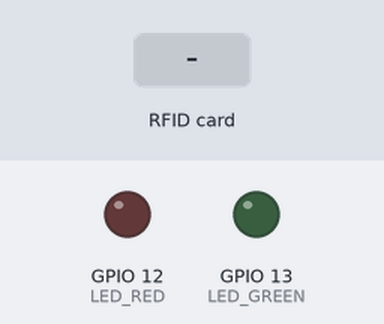
The sketch below on a simulated ESP32. Shown: output pins drawn as LEDs (lit = HIGH). Inputs (shaded band) come from the test bench. What the sketch prints to the serial monitor is not drawn.

Above: at 1.2 s.
1.3 s: RFID card 5E 7A 19 C4 held to the reader
At 1.41 s:
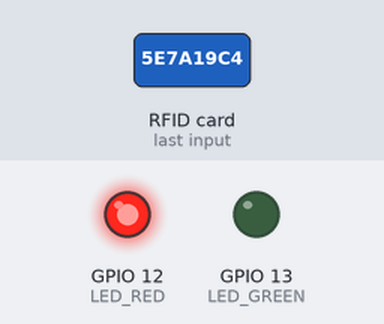
Timing chart, 0 to 4.3 s (numbered marks = the images above; inputs shaded):
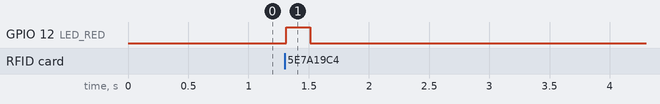

Measured:
- after the input at 1.3 s, GPIO 12 (LED_RED): LOW → HIGH at once, → LOW 0.20 s later

The sketch:

rfid_r0.ino
```cpp
// (licence header left out)
// ----------------------------------------------------------------------------------------------------------

#include <SPI.h>
#include <MFRC522.h>

// ----------------------------------------------------------------------------------------------------------
// VETOR PRIMITIVO
// ----------------------------------------------------------------------------------------------------------

#define MAX_CARDS_NUM   6 // sao apenas 6 cartoes (C nao tem vetor, pro vetor crescer precisaria de malloc)
#define SENTINEL_VALUE 0U // acho que nenhum cartao tem UID == 0
#define INVALID_INDEX  -1 // sinaliza falha nos procedimentos de manipulacao do array (error handling)
#define FOR_EACH_CARD(i) for(int i = 0; i < MAX_CARDS_NUM; i++) // syntax sugar pra mim, mesmo

int cards_push(unsigned int* arr, unsigned int elem)
{
  FOR_EACH_CARD(i)
  {
    if (arr[i] == SENTINEL_VALUE)
    {
      arr[i] = elem;
      return i;
    }

    if (arr[i] == elem)
    {
      return i;
    }
  }

  return INVALID_INDEX;
}

int cards_search(unsigned int* arr, unsigned int elem)
{
  FOR_EACH_CARD(i)
  {
    if (arr[i] == elem)
    {
      return i;
    }
  }

  return INVALID_INDEX;
}

int cards_detach(unsigned int* arr, unsigned int elem)
{
  const int foundId = cards_search(arr, elem);
  if (foundId == INVALID_INDEX)
  {
    return INVALID_INDEX;
  }

  const int lastId = MAX_CARDS_NUM - 1;
  if (foundId == lastId)
  {
    arr[foundId] = SENTINEL_VALUE;
    return foundId;
  }

  for (int i = foundId; i < MAX_CARDS_NUM - 1; i++)
  {
    const unsigned int next = arr[i + 1];
    const bool hasNext = next != 0;
    if (!hasNext)
    {
      return foundId;
    }

    arr[i] = next;
    arr[i + 1] = SENTINEL_VALUE;
  }

  return INVALID_INDEX;
}

void cards_initialize(unsigned int* arr)
{
  FOR_EACH_CARD(i) arr[i] = SENTINEL_VALUE;
}

// ----------------------------------------------------------------------------------------------------------
// RFID
// ----------------------------------------------------------------------------------------------------------

enum RFID_PINS
{
  RST_PIN = 22,
  SS_PIN  =  5
};

void rfid_setup(MFRC522* instance)
{
  SPI.begin();
  instance->PCD_Init();
  delay(4);
  instance->PCD_DumpVersionToSerial();
}

bool rfid_is_idle(MFRC522* instance)
{
  if (!instance->PICC_IsNewCardPresent())
  {
    return true;
  }

  if (!instance->PICC_ReadCardSerial())
  {
    return true;
  }

  return false;
}

unsigned int rfid_read(MFRC522* instance)
{
  // Dump debug info about the card; PICC_HaltA() is automatically called
  // mfrc522.PICC_DumpToSerial(&(mfrc522.uid));
  unsigned int card = 0;

  card =  instance->uid.uidByte[0] << 24;
  card += instance->uid.uidByte[1] << 16;
  card += instance->uid.uidByte[2] << 8;
  card += instance->uid.uidByte[3];

  return card;
}

// ----------------------------------------------------------------------------------------------------------
// LED CONTROL
// ----------------------------------------------------------------------------------------------------------

#define DELAY_IN_MS 200

enum LED_PINS
{
  LED_RED   = 12,
  LED_GREEN = 13
};

void leds_setup()
{
  pinMode(LED_RED,   OUTPUT);
  pinMode(LED_GREEN, OUTPUT);
}

void leds_blink(int led)
{
  digitalWrite(led, HIGH);
  delay(DELAY_IN_MS);
  digitalWrite(led, LOW);
}

// ----------------------------------------------------------------------------------------------------------
// MAIN
// ----------------------------------------------------------------------------------------------------------

MFRC522 mfrc522(SS_PIN, RST_PIN);
unsigned int cards[MAX_CARDS_NUM];

void setup() {
  Serial.begin(9600);
  while (!Serial);

  leds_setup();
  rfid_setup(&mfrc522);

  cards_initialize(cards);
  cards_push(cards, 1934270220);
  cards_push(cards, 3386475443);
}

void loop() {
  if (rfid_is_idle(&mfrc522))
  {
    return;
  }

  leds_blink(cards_search(cards, rfid_read(&mfrc522)) != -1 ? LED_GREEN : LED_RED);

  mfrc522.PICC_HaltA();
}

// ----------------------------------------------------------------------------------------------------------
```
